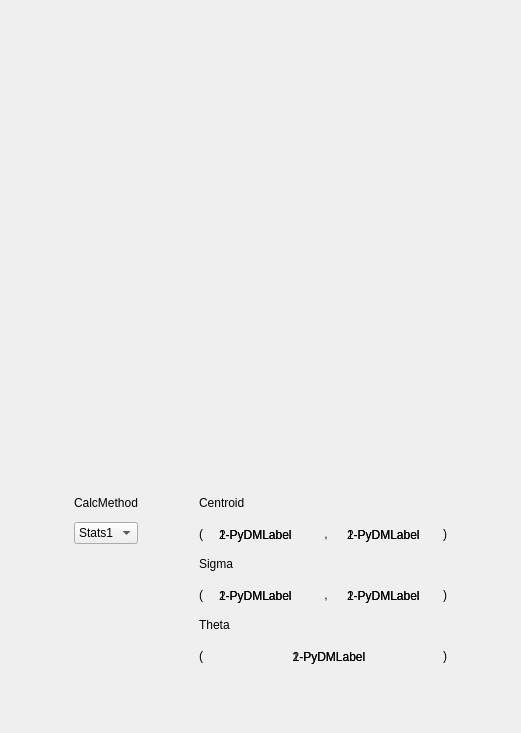
     <widget class="QWidget" name="Scrn11">
      <attribute name="title">
       <string>Scrn 1.1 </string>
      </attribute>
      <layout class="QVBoxLayout" name="verticalLayout_2">
       <item>
        <spacer name="verticalSpacer_2">
         <property name="orientation">
          <enum>Qt::Vertical</enum>
         </property>
         <property name="sizeHint" stdset="0">
          <size>
           <width>20</width>
           <height>40</height>
          </size>
         </property>
        </spacer>
       </item>
       <item>
        <widget class="QWidget" name="widget_Scrn11" native="true">
         <property name="sizePolicy">
          <sizepolicy hsizetype="Minimum" vsizetype="Preferred">
           <horstretch>0</horstretch>
           <verstretch>0</verstretch>
          </sizepolicy>
         </property>
         <property name="minimumSize">
          <size>
           <width>0</width>
           <height>0</height>
          </size>
         </property>
         <layout class="QVBoxLayout" name="verticalLayout">
          <property name="leftMargin">
           <number>0</number>
          </property>
          <property name="topMargin">
           <number>0</number>
          </property>
          <property name="rightMargin">
           <number>0</number>
          </property>
          <property name="bottomMargin">
           <number>0</number>
          </property>
          <item>
           <widget class="PyDMImageView" name="PyDMImageView_Scrn11">
            <property name="minimumSize">
             <size>
              <width>499</width>
              <height>390</height>
             </size>
            </property>
            <property name="maximumSize">
             <size>
              <width>499</width>
              <height>390</height>
             </size>
            </property>
            <property name="toolTip">
             <string/>
            </property>
            <property name="whatsThis">
             <string/>
            </property>
            <property name="imageChannel" stdset="0">
             <string>ca://TS-01:DI-Scrn:&amp;&amp;dataarray$$</string>
            </property>
            <property name="widthChannel" stdset="0">
             <string>ca://TS-01:DI-Scrn:$$width$$</string>
            </property>
           </widget>
          </item>
          <item>
           <spacer name="verticalSpacer_3">
            <property name="orientation">
             <enum>Qt::Vertical</enum>
            </property>
            <property name="sizeHint" stdset="0">
             <size>
              <width>20</width>
              <height>40</height>
             </size>
            </property>
           </spacer>
          </item>
          <item>
           <widget class="QWidget" name="widget_Calculations_Scrn11" native="true">
            <layout class="QGridLayout" name="gridLayout_68">
             <item row="2" column="0">
              <spacer name="horizontalSpacer_5">
               <property name="orientation">
                <enum>Qt::Horizontal</enum>
               </property>
               <property name="sizeHint" stdset="0">
                <size>
                 <width>40</width>
                 <height>20</height>
                </size>
               </property>
              </spacer>
             </item>
             <item row="1" column="3" colspan="6">
              <widget class="QLabel" name="label_Centroid_Scrn11">
               <property name="text">
                <string>Centroid</string>
               </property>
              </widget>
             </item>
             <item row="2" column="7">
              <widget class="QFrame" name="frame_CentroidY_Scrn11">
               <property name="minimumSize">
                <size>
                 <width>100</width>
                 <height>35</height>
                </size>
               </property>
               <property name="frameShape">
                <enum>QFrame::NoFrame</enum>
               </property>
               <property name="frameShadow">
                <enum>QFrame::Raised</enum>
               </property>
               <widget class="PyDMLabel" name="PyDMLabel_Stats1CentroidY_Scrn11">
                <property name="geometry">
                 <rect>
                  <x>10</x>
                  <y>10</y>
                  <width>80</width>
                  <height>18</height>
                 </rect>
                </property>
                <property name="toolTip">
                 <string/>
                </property>
                <property name="whatsThis">
                 <string/>
                </property>
                <property name="text">
                 <string>1-PyDMLabel</string>
                </property>
               </widget>
               <widget class="PyDMLabel" name="PyDMLabel_Stats2CentroidY_Scrn11">
                <property name="geometry">
                 <rect>
                  <x>10</x>
                  <y>10</y>
                  <width>80</width>
                  <height>18</height>
                 </rect>
                </property>
                <property name="toolTip">
                 <string/>
                </property>
                <property name="whatsThis">
                 <string/>
                </property>
                <property name="text">
                 <string>2-PyDMLabel</string>
                </property>
               </widget>
               <zorder>PyDMLabel_Stats2CentroidY_Scrn11</zorder>
               <zorder>PyDMLabel_Stats1CentroidY_Scrn11</zorder>
              </widget>
             </item>
             <item row="6" column="8">
              <widget class="QLabel" name="label_1_33">
               <property name="styleSheet">
                <string notr="true">font: 14pt &quot;Ubuntu&quot;;</string>
               </property>
               <property name="text">
                <string>)</string>
               </property>
              </widget>
             </item>
             <item row="2" column="6">
              <widget class="QLabel" name="label_1_12">
               <property name="styleSheet">
                <string notr="true">font: 14pt &quot;Ubuntu&quot;;</string>
               </property>
               <property name="text">
                <string> , </string>
               </property>
              </widget>
             </item>
             <item row="4" column="8">
              <widget class="QLabel" name="label_1_23">
               <property name="styleSheet">
                <string notr="true">font: 14pt &quot;Ubuntu&quot;;</string>
               </property>
               <property name="text">
                <string>)</string>
               </property>
              </widget>
             </item>
             <item row="4" column="3">
              <widget class="QLabel" name="label_1_21">
               <property name="styleSheet">
                <string notr="true">font: 14pt &quot;Ubuntu&quot;;</string>
               </property>
               <property name="text">
                <string>(</string>
               </property>
              </widget>
             </item>
             <item row="2" column="4">
              <widget class="QFrame" name="frame_CentroidX_Scrn11">
               <property name="sizePolicy">
                <sizepolicy hsizetype="Preferred" vsizetype="Preferred">
                 <horstretch>0</horstretch>
                 <verstretch>0</verstretch>
                </sizepolicy>
               </property>
               <property name="minimumSize">
                <size>
                 <width>100</width>
                 <height>35</height>
                </size>
               </property>
               <property name="frameShape">
                <enum>QFrame::NoFrame</enum>
               </property>
               <property name="frameShadow">
                <enum>QFrame::Raised</enum>
               </property>
               <widget class="PyDMLabel" name="PyDMLabel_Stats2CentroidX_Scrn11">
                <property name="geometry">
                 <rect>
                  <x>10</x>
                  <y>10</y>
                  <width>80</width>
                  <height>18</height>
                 </rect>
                </property>
                <property name="toolTip">
                 <string/>
                </property>
                <property name="whatsThis">
                 <string/>
                </property>
                <property name="text">
                 <string>2-PyDMLabel</string>
                </property>
               </widget>
               <widget class="PyDMLabel" name="PyDMLabel_Stats1CentroidX_Scrn11">
                <property name="geometry">
                 <rect>
                  <x>10</x>
                  <y>10</y>
                  <width>80</width>
                  <height>18</height>
                 </rect>
                </property>
                <property name="toolTip">
                 <string/>
                </property>
                <property name="whatsThis">
                 <string/>
                </property>
                <property name="text">
                 <string>1-PyDMLabel</string>
                </property>
               </widget>
              </widget>
             </item>
             <item row="5" column="3" colspan="6">
              <widget class="QLabel" name="label_Theta_Scrn11">
               <property name="text">
                <string>Theta</string>
               </property>
              </widget>
             </item>
             <item row="4" column="7">
              <widget class="QFrame" name="frame_SigmaY_Scrn11">
               <property name="minimumSize">
                <size>
                 <width>100</width>
                 <height>35</height>
                </size>
               </property>
               <property name="frameShape">
                <enum>QFrame::NoFrame</enum>
               </property>
               <property name="frameShadow">
                <enum>QFrame::Raised</enum>
               </property>
               <widget class="PyDMLabel" name="PyDMLabel_Stats2SigmaY_Scrn11">
                <property name="geometry">
                 <rect>
                  <x>10</x>
                  <y>10</y>
                  <width>80</width>
                  <height>18</height>
                 </rect>
                </property>
                <property name="toolTip">
                 <string/>
                </property>
                <property name="whatsThis">
                 <string/>
                </property>
                <property name="text">
                 <string>2-PyDMLabel</string>
                </property>
               </widget>
               <widget class="PyDMLabel" name="PyDMLabel_Stats1SigmaY_Scrn11">
                <property name="geometry">
                 <rect>
                  <x>10</x>
                  <y>10</y>
                  <width>80</width>
                  <height>18</height>
                 </rect>
                </property>
                <property name="toolTip">
                 <string/>
                </property>
                <property name="whatsThis">
                 <string/>
                </property>
                <property name="text">
                 <string>1-PyDMLabel</string>
                </property>
               </widget>
              </widget>
             </item>
             <item row="6" column="4" colspan="4">
              <widget class="QFrame" name="frame_Orientation_Scrn11">
               <property name="minimumSize">
                <size>
                 <width>100</width>
                 <height>35</height>
                </size>
               </property>
               <property name="frameShape">
                <enum>QFrame::NoFrame</enum>
               </property>
               <property name="frameShadow">
                <enum>QFrame::Raised</enum>
               </property>
               <widget class="PyDMLabel" name="PyDMLabel_Stats2Orientation_Scrn11">
                <property name="geometry">
                 <rect>
                  <x>70</x>
                  <y>10</y>
                  <width>100</width>
                  <height>18</height>
                 </rect>
                </property>
                <property name="toolTip">
                 <string/>
                </property>
                <property name="whatsThis">
                 <string/>
                </property>
                <property name="text">
                 <string>2-PyDMLabel</string>
                </property>
                <property name="alignment">
                 <set>Qt::AlignCenter</set>
                </property>
               </widget>
               <widget class="PyDMLabel" name="PyDMLabel_Stats1Orientation_Scrn11">
                <property name="geometry">
                 <rect>
                  <x>70</x>
                  <y>10</y>
                  <width>100</width>
                  <height>18</height>
                 </rect>
                </property>
                <property name="toolTip">
                 <string/>
                </property>
                <property name="whatsThis">
                 <string/>
                </property>
                <property name="text">
                 <string>1-PyDMLabel</string>
                </property>
                <property name="alignment">
                 <set>Qt::AlignCenter</set>
                </property>
               </widget>
              </widget>
             </item>
             <item row="6" column="3">
              <widget class="QLabel" name="label_1_31">
               <property name="styleSheet">
                <string notr="true">font: 14pt &quot;Ubuntu&quot;;</string>
               </property>
               <property name="text">
                <string>(</string>
               </property>
              </widget>
             </item>
             <item row="3" column="3" colspan="6">
              <widget class="QLabel" name="label_Sigma_Scrn11">
               <property name="text">
                <string>Sigma</string>
               </property>
              </widget>
             </item>
             <item row="2" column="3">
              <widget class="QLabel" name="label_1_11">
               <property name="styleSheet">
                <string notr="true">font: 14pt &quot;Ubuntu&quot;;</string>
               </property>
               <property name="text">
                <string>(</string>
               </property>
              </widget>
             </item>
             <item row="2" column="8">
              <widget class="QLabel" name="label_1_13">
               <property name="styleSheet">
                <string notr="true">font: 14pt &quot;Ubuntu&quot;;</string>
               </property>
               <property name="text">
                <string>)</string>
               </property>
              </widget>
             </item>
             <item row="4" column="4">
              <widget class="QFrame" name="frame_SigmaX_Scrn11">
               <property name="minimumSize">
                <size>
                 <width>100</width>
                 <height>35</height>
                </size>
               </property>
               <property name="frameShape">
                <enum>QFrame::NoFrame</enum>
               </property>
               <property name="frameShadow">
                <enum>QFrame::Raised</enum>
               </property>
               <widget class="PyDMLabel" name="PyDMLabel_Stats2SigmaX_Scrn11">
                <property name="geometry">
                 <rect>
                  <x>10</x>
                  <y>10</y>
                  <width>80</width>
                  <height>18</height>
                 </rect>
                </property>
                <property name="toolTip">
                 <string/>
                </property>
                <property name="whatsThis">
                 <string/>
                </property>
                <property name="text">
                 <string>2-PyDMLabel</string>
                </property>
               </widget>
               <widget class="PyDMLabel" name="PyDMLabel_Stats1SigmaX_Scrn11">
                <property name="geometry">
                 <rect>
                  <x>10</x>
                  <y>10</y>
                  <width>80</width>
                  <height>18</height>
                 </rect>
                </property>
                <property name="toolTip">
                 <string/>
                </property>
                <property name="whatsThis">
                 <string/>
                </property>
                <property name="text">
                 <string>1-PyDMLabel</string>
                </property>
               </widget>
              </widget>
             </item>
             <item row="4" column="6">
              <widget class="QLabel" name="label_1_22">
               <property name="styleSheet">
                <string notr="true">font: 14pt &quot;Ubuntu&quot;;</string>
               </property>
               <property name="text">
                <string> , </string>
               </property>
              </widget>
             </item>
             <item row="2" column="2">
              <spacer name="horizontalSpacer_4">
               <property name="orientation">
                <enum>Qt::Horizontal</enum>
               </property>
               <property name="sizeHint" stdset="0">
                <size>
                 <width>40</width>
                 <height>20</height>
                </size>
               </property>
              </spacer>
             </item>
             <item row="1" column="1">
              <widget class="QLabel" name="label_CalcMethod_Scrn11">
               <property name="text">
                <string>CalcMethod</string>
               </property>
              </widget>
             </item>
             <item row="2" column="1">
              <widget class="PyDMEnumComboBox" name="PyDMEnumComboBox_CalcMethod_Scrn11">
               <property name="enabled">
                <bool>true</bool>
               </property>
               <property name="sizePolicy">
                <sizepolicy hsizetype="Preferred" vsizetype="Maximum">
                 <horstretch>0</horstretch>
                 <verstretch>0</verstretch>
                </sizepolicy>
               </property>
               <property name="toolTip">
                <string/>
               </property>
               <property name="whatsThis">
                <string/>
               </property>
               <item>
                <property name="text">
                 <string>Stats1</string>
                </property>
               </item>
               <item>
                <property name="text">
                 <string>Stats2</string>
                </property>
               </item>
              </widget>
             </item>
             <item row="2" column="9">
              <spacer name="horizontalSpacer_6">
               <property name="orientation">
                <enum>Qt::Horizontal</enum>
               </property>
               <property name="sizeHint" stdset="0">
                <size>
                 <width>40</width>
                 <height>20</height>
                </size>
               </property>
              </spacer>
             </item>
            </layout>
           </widget>
          </item>
         </layout>
        </widget>
       </item>
       <item>
        <spacer name="verticalSpacer_4">
         <property name="orientation">
          <enum>Qt::Vertical</enum>
         </property>
         <property name="sizeHint" stdset="0">
          <size>
           <width>20</width>
           <height>40</height>
          </size>
         </property>
        </spacer>
       </item>
      </layout>
     </widget>
